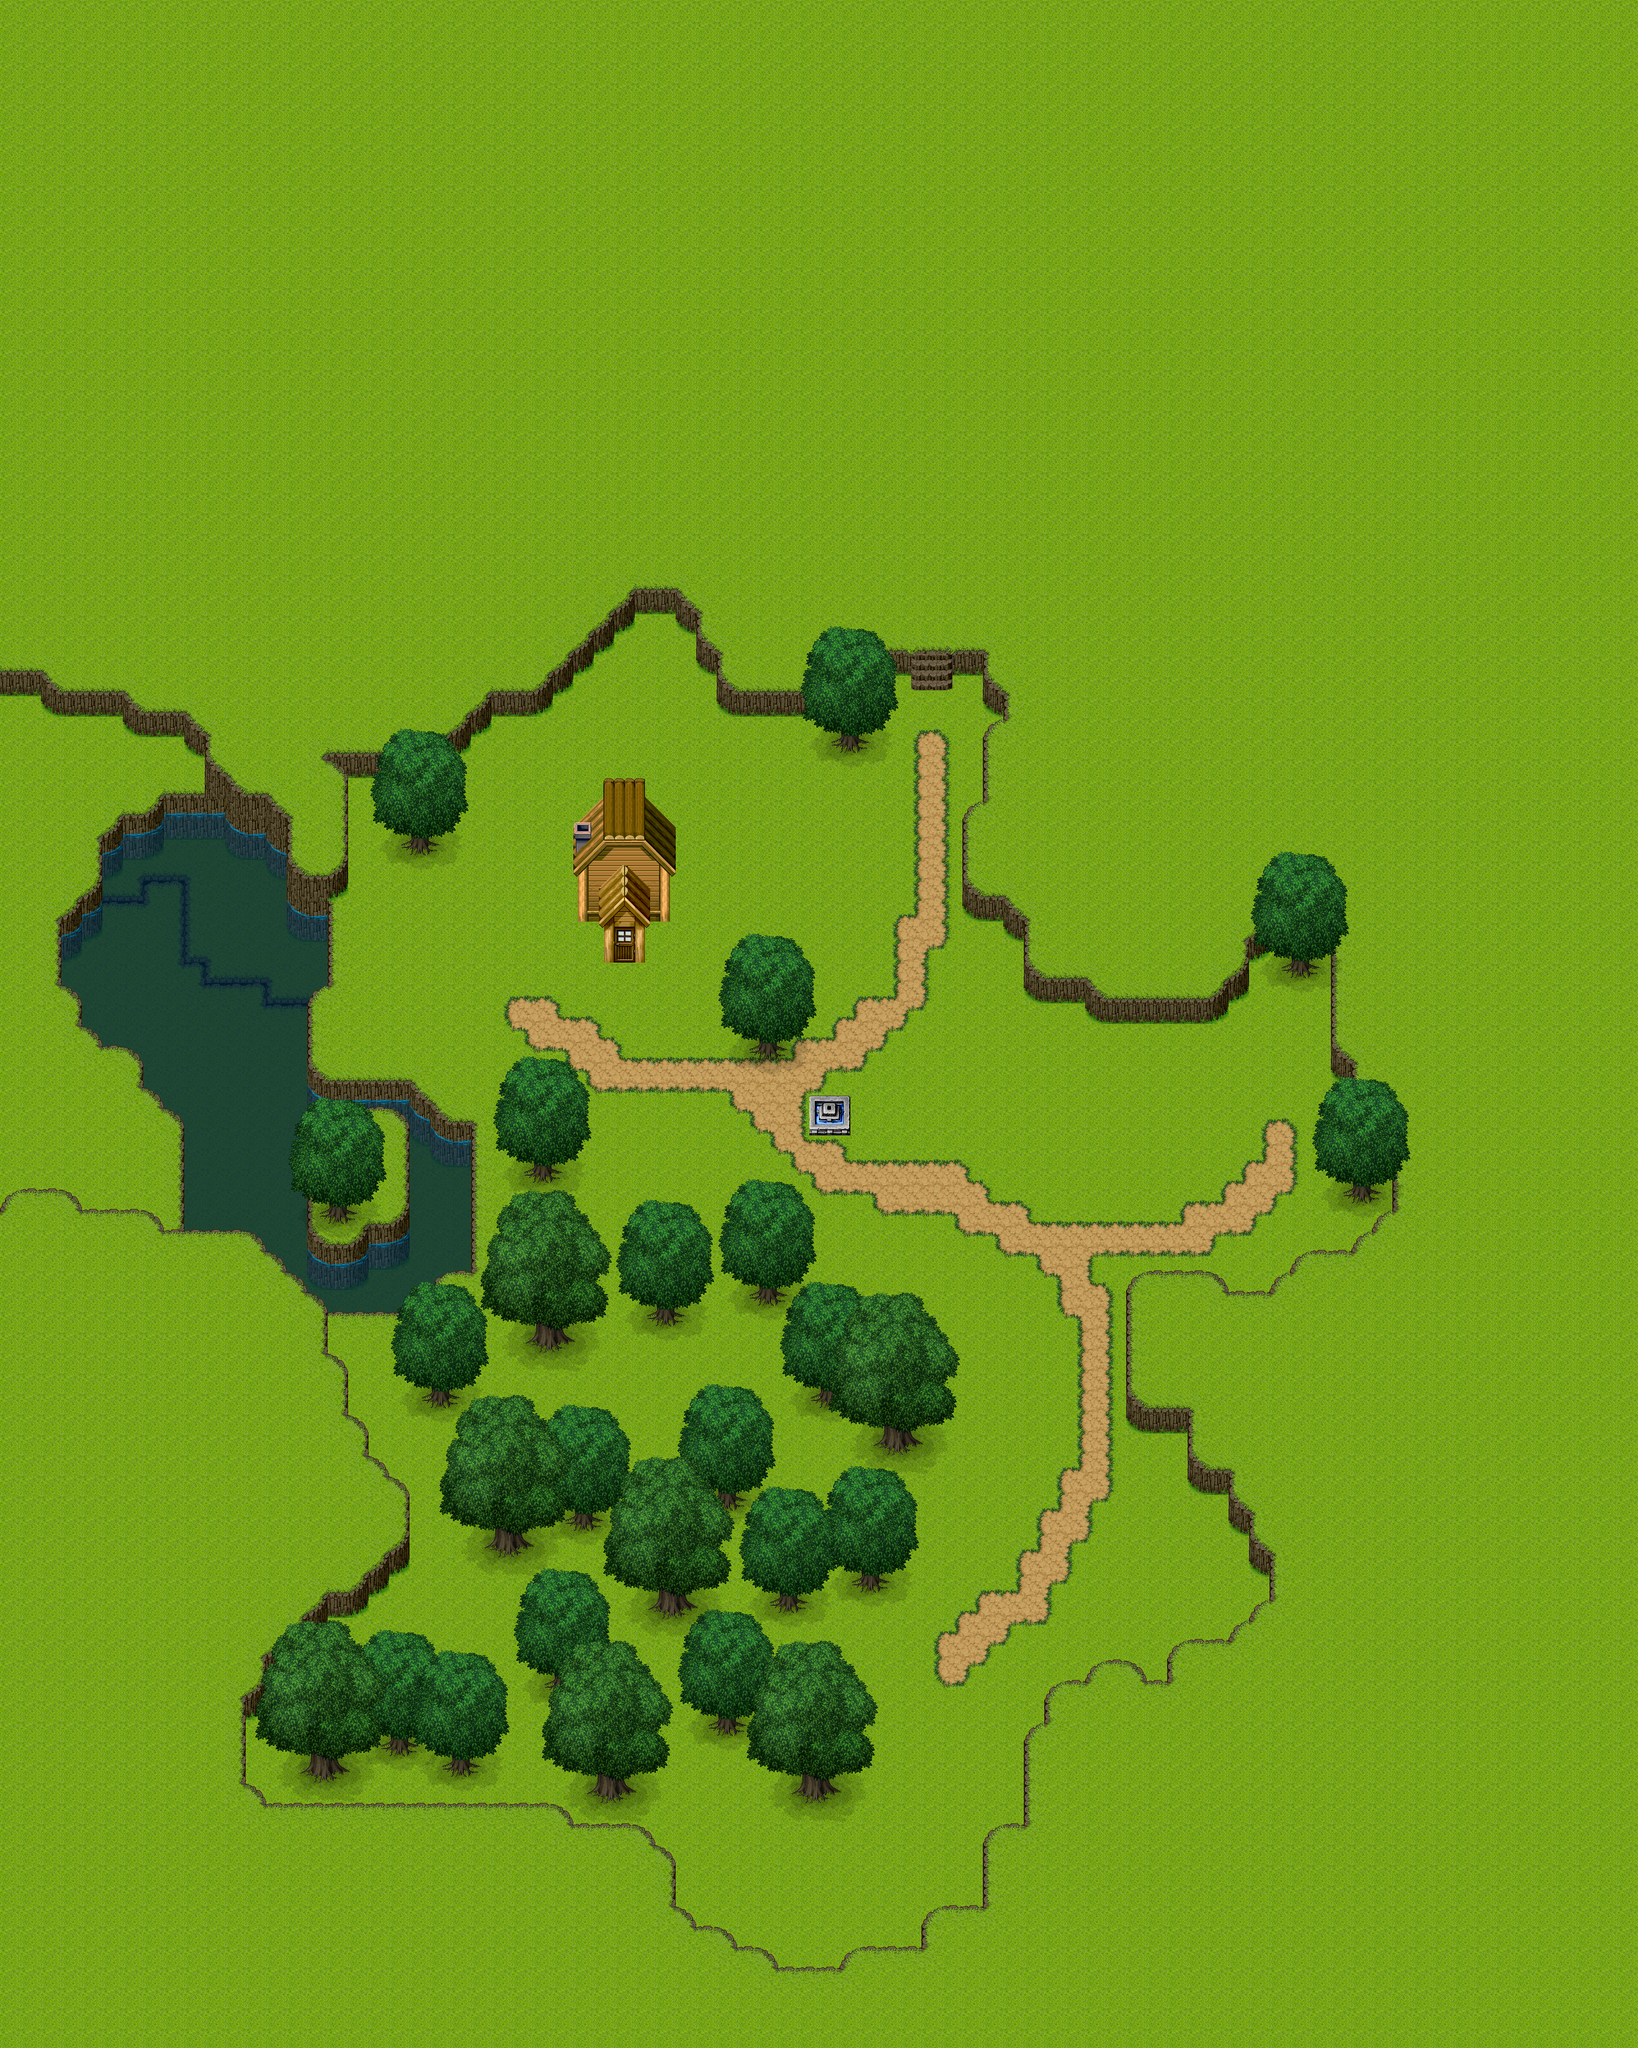

This game map was drawn from its Tiled (.tmx) file and the tilesets committed beside it. A one-line description and the trimmed map source follow:
An orthogonal 80x100 tile map with 32x32 px tiles, 11 tile layers (Blackfill, Underwater, Watersurface, Ground, ...) and 34 objects (Spawnpoint).

<map version="1.10" tiledversion="1.10.2" orientation="orthogonal" renderorder="right-down" width="80" height="100" tilewidth="32" tileheight="32" infinite="0" nextlayerid="13" nextobjectid="35">
 <tileset firstgid="1" name="Tileset" tilewidth="32" tileheight="32" tilecount="4096" columns="64">
  <image source="tiles.png" width="2048" height="2048" />
  <wangsets>
   <wangset name="地形" type="corner" tile="-1">
    <wangcolor name="Cliff01Grass" color="#ff0000" tile="-1" probability="1" />
    <wangcolor name="Cliff01Earth" color="#00ff00" tile="-1" probability="1" />
    <wangcolor name="Cliff01Tallgrass" color="#0000ff" tile="-1" probability="1" />
    <wangcolor name="Cave01Ground" color="#ff7700" tile="-1" probability="1" />
    <wangcolor name="Cave01Tallgrass" color="#00e9ff" tile="-1" probability="1" />
    <wangcolor name="Cave01Way" color="#ff00d8" tile="-1" probability="1" />
    <wangcolor name="Cave01Stoneway" color="#ffff00" tile="-1" probability="1" />
    <wangcolor name="Cave01Ground2" color="#a000ff" tile="-1" probability="1" />
    <wangcolor name="Cave01Tallgrass2" color="#00ffa1" tile="-1" probability="1" />
    <wangcolor name="Cave01Way2" color="#ffa8a8" tile="-1" probability="1" />
    <wangcolor name="Cave01Stoneway2" color="#b4a8ff" tile="-1" probability="1" />
    <wangcolor name="Cliff02Grass" color="#96ffa7" tile="-1" probability="1" />
    <wangcolor name="Cliff02Drygrass" color="#8e7848" tile="-1" probability="1" />
    <wangcolor name="Cliff02Way" color="#5a5a5a" tile="-1" probability="1" />
    <wangcolor name="Cliff02Tallgrass" color="#0e7a46" tile="-1" probability="1" />
    <wangcolor name="Cave02Stone" color="#00000000" tile="-1" probability="1" />
    <wangcolor name="Cave02Tallgrass" color="#95a495" tile="-1" probability="1" />
    <wangcolor name="Cave02Way" color="#6f8c15" tile="-1" probability="1" />
    <wangcolor name="Cave02Waterstone" color="#d05f63" tile="-1" probability="1" />
    <wangcolor name="Cliff01Grasscliff" color="#44da7f" tile="-1" probability="1" />
    <wangcolor name="Cliff01Cliff" color="#bc8482" tile="-1" probability="1" />
    <wangcolor name="Cliff01Water" color="#2d170e" tile="-1" probability="1" />
    <wangtile tileid="0" wangid="0,0,0,21,0,0,0,0" />
    <wangtile tileid="1" wangid="0,0,0,21,0,21,0,0" />
    <wangtile tileid="2" wangid="0,0,0,0,0,21,0,0" />
    <wangtile tileid="5" wangid="0,0,0,20,0,0,0,0" />
    <wangtile tileid="6" wangid="0,0,0,20,0,20,0,0" />
    <wangtile tileid="7" wangid="0,0,0,0,0,20,0,0" />
    <wangtile tileid="16" wangid="0,1,0,1,0,1,0,1" />
    <wangtile tileid="19" wangid="0,2,0,2,0,2,0,2" />
    <wangtile tileid="20" wangid="0,3,0,3,0,3,0,3" />
    <wangtile tileid="64" wangid="0,21,0,21,0,0,0,0" />
    <wangtile tileid="65" wangid="0,21,0,21,0,21,0,21" />
    <wangtile tileid="66" wangid="0,0,0,0,0,21,0,21" />
    <wangtile tileid="69" wangid="0,20,0,20,0,0,0,0" />
    <wangtile tileid="70" wangid="0,20,0,20,0,20,0,20" />
    <wangtile tileid="71" wangid="0,0,0,0,0,20,0,20" />
    <wangtile tileid="80" wangid="0,1,0,2,0,1,0,1" />
    <wangtile tileid="81" wangid="0,1,0,1,0,2,0,1" />
    <wangtile tileid="82" wangid="0,2,0,2,0,2,0,1" />
    <wangtile tileid="83" wangid="0,1,0,2,0,2,0,2" />
    <wangtile tileid="128" wangid="0,21,0,0,0,0,0,0" />
    <wangtile tileid="129" wangid="0,21,0,0,0,0,0,21" />
    <wangtile tileid="130" wangid="0,0,0,0,0,0,0,21" />
    <wangtile tileid="133" wangid="0,20,0,0,0,0,0,0" />
    <wangtile tileid="134" wangid="0,20,0,0,0,0,0,20" />
    <wangtile tileid="135" wangid="0,0,0,0,0,0,0,20" />
    <wangtile tileid="144" wangid="0,2,0,1,0,1,0,1" />
    <wangtile tileid="145" wangid="0,1,0,1,0,1,0,2" />
    <wangtile tileid="146" wangid="0,2,0,2,0,1,0,2" />
    <wangtile tileid="147" wangid="0,2,0,1,0,2,0,2" />
    <wangtile tileid="195" wangid="0,20,0,20,0,20,0,0" />
    <wangtile tileid="196" wangid="0,0,0,20,0,20,0,20" />
    <wangtile tileid="208" wangid="0,2,0,2,0,1,0,1" />
    <wangtile tileid="209" wangid="0,1,0,1,0,2,0,2" />
    <wangtile tileid="210" wangid="0,1,0,2,0,2,0,1" />
    <wangtile tileid="211" wangid="0,2,0,1,0,1,0,2" />
    <wangtile tileid="259" wangid="0,20,0,20,0,0,0,20" />
    <wangtile tileid="260" wangid="0,20,0,0,0,20,0,20" />
    <wangtile tileid="272" wangid="0,1,0,3,0,1,0,1" />
    <wangtile tileid="273" wangid="0,1,0,1,0,3,0,1" />
    <wangtile tileid="274" wangid="0,3,0,3,0,3,0,1" />
    <wangtile tileid="275" wangid="0,1,0,3,0,3,0,3" />
    <wangtile tileid="336" wangid="0,3,0,1,0,1,0,1" />
    <wangtile tileid="337" wangid="0,1,0,1,0,1,0,3" />
    <wangtile tileid="338" wangid="0,3,0,3,0,1,0,3" />
    <wangtile tileid="339" wangid="0,3,0,1,0,3,0,3" />
    <wangtile tileid="392" wangid="0,22,0,22,0,22,0,22" />
    <wangtile tileid="400" wangid="0,3,0,3,0,1,0,1" />
    <wangtile tileid="401" wangid="0,1,0,1,0,3,0,3" />
    <wangtile tileid="402" wangid="0,1,0,3,0,3,0,1" />
    <wangtile tileid="403" wangid="0,3,0,1,0,1,0,3" />
    <wangtile tileid="520" wangid="0,22,0,1,0,22,0,22" />
    <wangtile tileid="521" wangid="0,22,0,1,0,1,0,22" />
    <wangtile tileid="522" wangid="0,22,0,22,0,1,0,22" />
    <wangtile tileid="640" wangid="0,1,0,22,0,22,0,22" />
    <wangtile tileid="641" wangid="0,1,0,22,0,22,0,1" />
    <wangtile tileid="642" wangid="0,22,0,22,0,22,0,1" />
    <wangtile tileid="1040" wangid="0,13,0,12,0,13,0,13" />
    <wangtile tileid="1041" wangid="0,13,0,12,0,12,0,13" />
    <wangtile tileid="1042" wangid="0,13,0,13,0,12,0,13" />
    <wangtile tileid="1043" wangid="0,12,0,13,0,12,0,12" />
    <wangtile tileid="1044" wangid="0,12,0,12,0,13,0,12" />
    <wangtile tileid="1088" wangid="0,0,0,13,0,0,0,0" />
    <wangtile tileid="1089" wangid="0,0,0,13,0,13,0,0" />
    <wangtile tileid="1090" wangid="0,0,0,0,0,13,0,0" />
    <wangtile tileid="1091" wangid="0,13,0,13,0,13,0,0" />
    <wangtile tileid="1092" wangid="0,0,0,13,0,13,0,13" />
    <wangtile tileid="1104" wangid="0,12,0,12,0,13,0,13" />
    <wangtile tileid="1105" wangid="0,12,0,12,0,12,0,12" />
    <wangtile tileid="1106" wangid="0,13,0,13,0,12,0,12" />
    <wangtile tileid="1107" wangid="0,13,0,12,0,12,0,12" />
    <wangtile tileid="1108" wangid="0,12,0,12,0,12,0,13" />
    <wangtile tileid="1152" wangid="0,13,0,13,0,0,0,0" />
    <wangtile tileid="1153" wangid="0,13,0,13,0,13,0,13" />
    <wangtile tileid="1154" wangid="0,0,0,0,0,13,0,13" />
    <wangtile tileid="1155" wangid="0,13,0,13,0,0,0,13" />
    <wangtile tileid="1156" wangid="0,13,0,0,0,13,0,13" />
    <wangtile tileid="1168" wangid="0,12,0,13,0,13,0,13" />
    <wangtile tileid="1169" wangid="0,12,0,13,0,13,0,12" />
    <wangtile tileid="1170" wangid="0,13,0,13,0,13,0,12" />
    <wangtile tileid="1171" wangid="0,12,0,12,0,12,0,12" />
    <wangtile tileid="1172" wangid="0,13,0,13,0,13,0,13" />
    <wangtile tileid="1216" wangid="0,13,0,0,0,0,0,0" />
    <wangtile tileid="1217" wangid="0,13,0,0,0,0,0,13" />
    <wangtile tileid="1218" wangid="0,0,0,0,0,0,0,13" />
    <wangtile tileid="1552" wangid="0,13,0,13,0,13,0,13" />
    <wangtile tileid="1553" wangid="0,14,0,14,0,14,0,14" />
    <wangtile tileid="1554" wangid="0,15,0,15,0,15,0,15" />
    <wangtile tileid="1616" wangid="0,13,0,14,0,13,0,13" />
    <wangtile tileid="1617" wangid="0,13,0,13,0,14,0,13" />
    <wangtile tileid="1618" wangid="0,14,0,14,0,14,0,13" />
    <wangtile tileid="1619" wangid="0,13,0,14,0,14,0,14" />
    <wangtile tileid="1680" wangid="0,14,0,13,0,13,0,13" />
    <wangtile tileid="1681" wangid="0,13,0,13,0,13,0,14" />
    <wangtile tileid="1682" wangid="0,14,0,14,0,13,0,14" />
    <wangtile tileid="1683" wangid="0,14,0,13,0,14,0,14" />
    <wangtile tileid="1744" wangid="0,14,0,14,0,13,0,13" />
    <wangtile tileid="1745" wangid="0,13,0,13,0,14,0,14" />
    <wangtile tileid="1746" wangid="0,13,0,14,0,14,0,13" />
    <wangtile tileid="1747" wangid="0,14,0,13,0,13,0,14" />
    <wangtile tileid="1808" wangid="0,13,0,15,0,13,0,13" />
    <wangtile tileid="1809" wangid="0,13,0,13,0,15,0,13" />
    <wangtile tileid="1810" wangid="0,15,0,15,0,15,0,13" />
    <wangtile tileid="1811" wangid="0,13,0,15,0,15,0,15" />
    <wangtile tileid="1872" wangid="0,15,0,13,0,13,0,13" />
    <wangtile tileid="1873" wangid="0,13,0,13,0,13,0,15" />
    <wangtile tileid="1874" wangid="0,15,0,15,0,13,0,15" />
    <wangtile tileid="1875" wangid="0,15,0,13,0,15,0,15" />
    <wangtile tileid="1936" wangid="0,15,0,15,0,13,0,13" />
    <wangtile tileid="1937" wangid="0,13,0,13,0,15,0,15" />
    <wangtile tileid="1938" wangid="0,13,0,15,0,15,0,13" />
    <wangtile tileid="1939" wangid="0,15,0,13,0,13,0,15" />
    <wangtile tileid="2064" wangid="0,4,0,4,0,4,0,4" />
    <wangtile tileid="2065" wangid="0,8,0,8,0,8,0,8" />
    <wangtile tileid="2066" wangid="0,5,0,5,0,5,0,5" />
    <wangtile tileid="2069" wangid="0,9,0,9,0,9,0,9" />
    <wangtile tileid="2128" wangid="0,4,0,5,0,4,0,4" />
    <wangtile tileid="2129" wangid="0,4,0,4,0,5,0,4" />
    <wangtile tileid="2130" wangid="0,5,0,5,0,5,0,4" />
    <wangtile tileid="2131" wangid="0,4,0,5,0,5,0,5" />
    <wangtile tileid="2132" wangid="0,8,0,9,0,8,0,8" />
    <wangtile tileid="2133" wangid="0,8,0,8,0,9,0,8" />
    <wangtile tileid="2134" wangid="0,9,0,9,0,9,0,8" />
    <wangtile tileid="2135" wangid="0,8,0,9,0,9,0,9" />
    <wangtile tileid="2192" wangid="0,5,0,4,0,4,0,4" />
    <wangtile tileid="2193" wangid="0,4,0,4,0,4,0,5" />
    <wangtile tileid="2194" wangid="0,5,0,5,0,4,0,5" />
    <wangtile tileid="2195" wangid="0,5,0,4,0,5,0,5" />
    <wangtile tileid="2196" wangid="0,9,0,8,0,8,0,8" />
    <wangtile tileid="2197" wangid="0,8,0,8,0,8,0,9" />
    <wangtile tileid="2198" wangid="0,9,0,9,0,8,0,9" />
    <wangtile tileid="2199" wangid="0,9,0,8,0,9,0,9" />
    <wangtile tileid="2256" wangid="0,5,0,5,0,4,0,4" />
    <wangtile tileid="2257" wangid="0,4,0,4,0,5,0,5" />
    <wangtile tileid="2258" wangid="0,4,0,5,0,5,0,4" />
    <wangtile tileid="2259" wangid="0,5,0,4,0,4,0,5" />
    <wangtile tileid="2260" wangid="0,9,0,9,0,8,0,8" />
    <wangtile tileid="2261" wangid="0,8,0,8,0,9,0,9" />
    <wangtile tileid="2262" wangid="0,8,0,9,0,9,0,8" />
    <wangtile tileid="2263" wangid="0,9,0,8,0,8,0,9" />
    <wangtile tileid="2320" wangid="0,4,0,6,0,4,0,4" />
    <wangtile tileid="2321" wangid="0,4,0,4,0,6,0,4" />
    <wangtile tileid="2322" wangid="0,6,0,6,0,6,0,4" />
    <wangtile tileid="2323" wangid="0,4,0,6,0,6,0,6" />
    <wangtile tileid="2324" wangid="0,8,0,10,0,8,0,8" />
    <wangtile tileid="2325" wangid="0,8,0,8,0,10,0,8" />
    <wangtile tileid="2326" wangid="0,10,0,10,0,10,0,8" />
    <wangtile tileid="2327" wangid="0,8,0,10,0,10,0,10" />
    <wangtile tileid="2384" wangid="0,6,0,4,0,4,0,4" />
    <wangtile tileid="2385" wangid="0,4,0,4,0,4,0,6" />
    <wangtile tileid="2386" wangid="0,6,0,6,0,4,0,6" />
    <wangtile tileid="2387" wangid="0,6,0,4,0,6,0,6" />
    <wangtile tileid="2388" wangid="0,10,0,8,0,8,0,8" />
    <wangtile tileid="2389" wangid="0,8,0,8,0,8,0,10" />
    <wangtile tileid="2390" wangid="0,10,0,10,0,8,0,10" />
    <wangtile tileid="2391" wangid="0,10,0,8,0,10,0,10" />
    <wangtile tileid="2448" wangid="0,6,0,6,0,4,0,4" />
    <wangtile tileid="2449" wangid="0,4,0,4,0,6,0,6" />
    <wangtile tileid="2450" wangid="0,4,0,6,0,6,0,4" />
    <wangtile tileid="2451" wangid="0,6,0,4,0,4,0,6" />
    <wangtile tileid="2452" wangid="0,10,0,10,0,8,0,8" />
    <wangtile tileid="2453" wangid="0,8,0,8,0,10,0,10" />
    <wangtile tileid="2454" wangid="0,8,0,10,0,10,0,8" />
    <wangtile tileid="2455" wangid="0,10,0,8,0,8,0,10" />
    <wangtile tileid="2512" wangid="0,4,0,7,0,4,0,4" />
    <wangtile tileid="2513" wangid="0,4,0,4,0,7,0,4" />
    <wangtile tileid="2514" wangid="0,7,0,7,0,7,0,4" />
    <wangtile tileid="2515" wangid="0,4,0,7,0,7,0,7" />
    <wangtile tileid="2516" wangid="0,8,0,11,0,8,0,8" />
    <wangtile tileid="2517" wangid="0,8,0,8,0,11,0,8" />
    <wangtile tileid="2518" wangid="0,11,0,11,0,11,0,8" />
    <wangtile tileid="2519" wangid="0,8,0,11,0,11,0,11" />
    <wangtile tileid="2576" wangid="0,7,0,4,0,4,0,4" />
    <wangtile tileid="2577" wangid="0,4,0,4,0,4,0,7" />
    <wangtile tileid="2578" wangid="0,7,0,7,0,4,0,7" />
    <wangtile tileid="2579" wangid="0,7,0,4,0,7,0,7" />
    <wangtile tileid="2580" wangid="0,11,0,8,0,8,0,8" />
    <wangtile tileid="2581" wangid="0,8,0,8,0,8,0,11" />
    <wangtile tileid="2582" wangid="0,11,0,11,0,8,0,11" />
    <wangtile tileid="2583" wangid="0,11,0,8,0,11,0,11" />
    <wangtile tileid="2640" wangid="0,7,0,7,0,4,0,4" />
    <wangtile tileid="2641" wangid="0,4,0,4,0,7,0,7" />
    <wangtile tileid="2642" wangid="0,4,0,7,0,7,0,4" />
    <wangtile tileid="2643" wangid="0,7,0,4,0,4,0,7" />
    <wangtile tileid="2644" wangid="0,11,0,11,0,8,0,8" />
    <wangtile tileid="2645" wangid="0,8,0,8,0,11,0,11" />
    <wangtile tileid="2646" wangid="0,8,0,11,0,11,0,8" />
    <wangtile tileid="2647" wangid="0,11,0,8,0,8,0,11" />
    <wangtile tileid="3088" wangid="0,17,0,17,0,17,0,17" />
    <wangtile tileid="3089" wangid="0,18,0,18,0,18,0,18" />
    <wangtile tileid="3090" wangid="0,19,0,19,0,19,0,19" />
    <wangtile tileid="3152" wangid="0,16,0,17,0,16,0,16" />
    <wangtile tileid="3153" wangid="0,16,0,16,0,17,0,16" />
    <wangtile tileid="3154" wangid="0,17,0,17,0,17,0,16" />
    <wangtile tileid="3155" wangid="0,16,0,17,0,17,0,17" />
    <wangtile tileid="3216" wangid="0,17,0,16,0,16,0,16" />
    <wangtile tileid="3217" wangid="0,16,0,16,0,16,0,17" />
    <wangtile tileid="3218" wangid="0,17,0,17,0,16,0,17" />
    <wangtile tileid="3219" wangid="0,17,0,16,0,17,0,17" />
    <wangtile tileid="3280" wangid="0,17,0,17,0,16,0,16" />
    <wangtile tileid="3281" wangid="0,16,0,16,0,17,0,17" />
    <wangtile tileid="3282" wangid="0,16,0,17,0,17,0,16" />
    <wangtile tileid="3283" wangid="0,17,0,16,0,16,0,17" />
    <wangtile tileid="3333" wangid="0,0,0,16,0,0,0,0" />
    <wangtile tileid="3334" wangid="0,0,0,16,0,16,0,0" />
    <wangtile tileid="3335" wangid="0,0,0,0,0,16,0,0" />
    <wangtile tileid="3344" wangid="0,16,0,18,0,16,0,16" />
    <wangtile tileid="3345" wangid="0,16,0,16,0,18,0,16" />
    <wangtile tileid="3346" wangid="0,18,0,18,0,18,0,16" />
    <wangtile tileid="3347" wangid="0,16,0,18,0,18,0,18" />
    <wangtile tileid="3397" wangid="0,16,0,16,0,0,0,0" />
    <wangtile tileid="3398" wangid="0,16,0,16,0,16,0,16" />
    <wangtile tileid="3399" wangid="0,0,0,0,0,16,0,16" />
    <wangtile tileid="3408" wangid="0,18,0,16,0,16,0,16" />
    <wangtile tileid="3409" wangid="0,16,0,16,0,16,0,18" />
    <wangtile tileid="3410" wangid="0,18,0,18,0,16,0,18" />
    <wangtile tileid="3411" wangid="0,18,0,16,0,18,0,18" />
    <wangtile tileid="3461" wangid="0,16,0,0,0,0,0,0" />
    <wangtile tileid="3462" wangid="0,16,0,0,0,0,0,16" />
    <wangtile tileid="3463" wangid="0,0,0,0,0,0,0,16" />
    <wangtile tileid="3472" wangid="0,18,0,18,0,16,0,16" />
    <wangtile tileid="3473" wangid="0,16,0,16,0,18,0,18" />
    <wangtile tileid="3474" wangid="0,16,0,18,0,18,0,16" />
    <wangtile tileid="3475" wangid="0,18,0,16,0,16,0,18" />
    <wangtile tileid="3536" wangid="0,16,0,19,0,16,0,16" />
    <wangtile tileid="3537" wangid="0,16,0,16,0,19,0,16" />
    <wangtile tileid="3538" wangid="0,19,0,19,0,19,0,16" />
    <wangtile tileid="3539" wangid="0,16,0,19,0,19,0,19" />
    <wangtile tileid="3600" wangid="0,19,0,16,0,16,0,16" />
    <wangtile tileid="3601" wangid="0,16,0,16,0,16,0,19" />
    <wangtile tileid="3602" wangid="0,19,0,19,0,16,0,19" />
    <wangtile tileid="3603" wangid="0,19,0,16,0,19,0,19" />
    <wangtile tileid="3664" wangid="0,19,0,19,0,16,0,16" />
    <wangtile tileid="3665" wangid="0,16,0,16,0,19,0,19" />
    <wangtile tileid="3666" wangid="0,16,0,19,0,19,0,16" />
    <wangtile tileid="3667" wangid="0,19,0,16,0,16,0,19" />
   </wangset>
  </wangsets>
 </tileset>
 <layer id="1" name="Blackfill" width="80" height="100">
  <data>[8000 cells, 11 non-empty, 2 distinct tile ids]</data>
 </layer>
 <layer id="2" name="Underwater" width="80" height="100">
  <data>[8000 cells, 8000 non-empty, 13 distinct tile ids]</data>
 </layer>
 <layer id="3" name="Watersurface" width="80" height="100">
  <data>[8000 cells, 270 non-empty, 7 distinct tile ids]</data>
 </layer>
 <layer id="4" name="Ground" width="80" height="100">
  <data>[8000 cells, 7771 non-empty, 29 distinct tile ids]</data>
 </layer>
 <layer id="5" name="Cliff01Hangs" width="80" height="100">
  <data>[8000 cells, 86 non-empty, 5 distinct tile ids]</data>
 </layer>
 <layer id="6" name="Cliff01HangExtra" width="80" height="100">
  <data>[8000 cells, 7 non-empty, 7 distinct tile ids]</data>
 </layer>
 <layer id="7" name="Cliff01" width="80" height="100">
  <data>[8000 cells, 5317 non-empty, 16 distinct tile ids]</data>
 </layer>
 <layer id="8" name="House" width="80" height="100">
  <data>[8000 cells, 42 non-empty, 36 distinct tile ids]</data>
 </layer>
 <layer id="9" name="HouseDoor" width="80" height="100">
  <data>[8000 cells, 17 non-empty, 17 distinct tile ids]</data>
 </layer>
 <layer id="10" name="Trees" width="80" height="100">
  <data>[8000 cells, 640 non-empty, 40 distinct tile ids]</data>
 </layer>
 <layer id="11" name="Trees2" width="80" height="100">
  <data>[8000 cells, 605 non-empty, 110 distinct tile ids]</data>
 </layer>
 <objectgroup id="12" name="Collision">
  <object id="1" x="1265" y="1714" width="63" height="60" />
  <object id="2" x="896" y="1344" width="160" height="96" />
  <object id="3" x="928" y="1344" width="96" height="160" />
  <object id="4" x="160" y="1312">
   <polygon points="0,0 32,-32 64,-32 96,-64 160,-64 160,-128 192,-96 224,-64 256,-64 288,-32 288,32 320,64 352,64 384,32 384,64 352,96 352,224 320,256 320,352 352,384 384,384 384,416 352,448 352,480 320,512 320,608 352,640 352,736 224,608 128,608 128,448 64,384 64,352 32,320 0,320 -32,288 -32,256 -64,224 -64,128 -32,96 0,64" />
  </object>
  <object id="5" x="544" y="1696">
   <polygon points="0,0 96,0 128,32 160,64 192,64 192,288 160,288 128,320 128,352 -32,352 -32,256 0,256 32,224 64,224 96,192 96,64 64,32 0,32" />
  </object>
  <object id="6" x="64" y="1056">
   <polygon points="0,0 32,32 128,32 160,64 224,64 256,96 256,128 224,96 160,96 128,64 32,64 0,32" />
  </object>
  <object id="7" x="544" y="1216">
   <polyline points="0,0 0,128" />
  </object>
  <object id="8" x="1504" y="1376">
   <polygon points="0,0 0,32 32,64 64,64 96,96 96,64 64,32 32,32" />
  </object>
  <object id="9" x="1600" y="1472">
   <polyline points="0,0 0,32" />
  </object>
  <object id="10" x="1504" y="1376">
   <polyline points="0,0 0,-96 32,-128 32,-224 64,-256" />
  </object>
  <object id="11" x="0" y="1056" width="64" height="32" />
  <object id="12" x="2080" y="1632">
   <polygon points="0,0 0,32 32,64 32,32" />
  </object>
  </objectgroup>
</map>
<!-- 22 of 34 objects omitted -->
